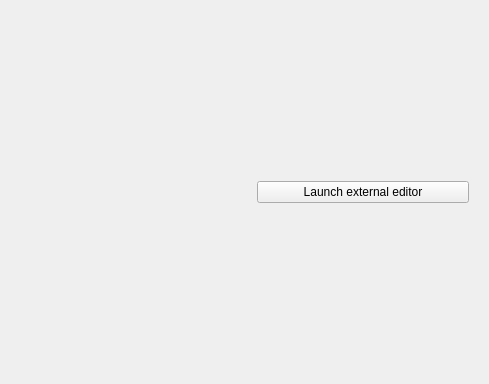
<?xml version="1.0" encoding="UTF-8"?>
<ui version="4.0">
 <class>BitmapEditor</class>
 <widget class="QWidget" name="BitmapEditor">
  <property name="geometry">
   <rect>
    <x>0</x>
    <y>0</y>
    <width>489</width>
    <height>384</height>
   </rect>
  </property>
  <property name="windowTitle">
   <string>Form</string>
  </property>
  <layout class="QHBoxLayout" name="horizontalLayout">
   <item>
    <widget class="QLabel" name="preview">
     <property name="text">
      <string notr="true"/>
     </property>
    </widget>
   </item>
   <item>
    <widget class="QWidget" name="buttons" native="true">
     <layout class="QVBoxLayout" name="verticalLayout">
      <item>
       <widget class="QPushButton" name="launchExternal">
        <property name="text">
         <string>Launch external editor</string>
        </property>
        <property name="flat">
         <bool>false</bool>
        </property>
       </widget>
      </item>
     </layout>
    </widget>
   </item>
  </layout>
 </widget>
 <resources/>
 <connections/>
</ui>
